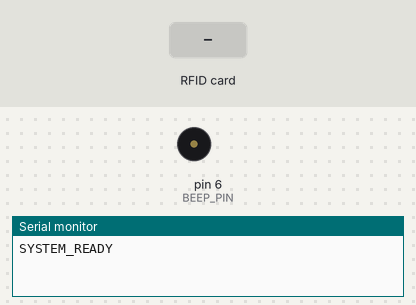
Recording of a sketch running on a simulated Arduino Uno, built with avr-gcc and run on an emulated ATmega328P. Shown: buzzer (waves = sounding), the last lines printed to the serial monitor. The inputs (shaded band) are chosen by the test bench.

Above: at 1.4 s.
1.5 s: RFID card 43 65 C1 27 held to the reader
At 1.6 s:
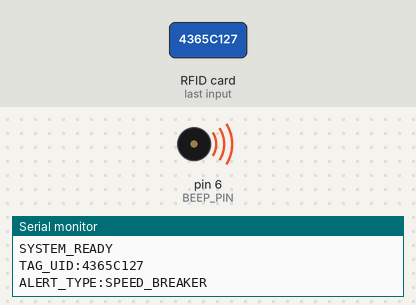
4.5 s: RFID card 43 63 6F 14 held to the reader
At 6.1 s:
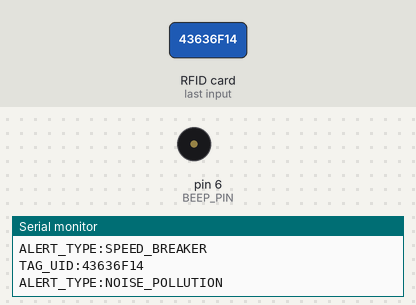
7.5 s: RFID card 5E 7A 19 C4 held to the reader
At 8.2 s:
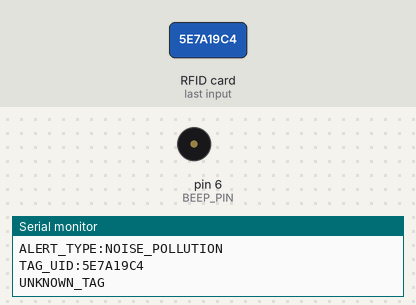
Timing chart, 0 to 10.5 s (numbered marks = the images above; inputs shaded):
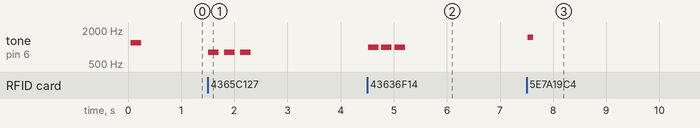

Measured:
- after the input at 1.5 s, tone on pin 6 (BEEP_PIN): alternates 800 Hz for 0.20 s and silent for 0.10 s, 6 changes in all, then stays silent, starting at once
- after the input at 4.5 s, tone on pin 6 (BEEP_PIN): alternates 1000 Hz for 0.20 s and silent for 0.05 s, 6 changes in all, then stays silent, starting at once
- after the input at 7.5 s, tone on pin 6 (BEEP_PIN): silent → 1500 Hz at once, → silent 0.10 s later

The sketch:

traffic_system.ino
```cpp
#include <SPI.h>
#include <MFRC522.h>

#define SS_PIN 10
#define RST_PIN 9
#define BEEP_PIN 6

MFRC522 rfid(SS_PIN, RST_PIN);

// Tag UIDs - replace with your actual tag UIDs
byte speedBreakerTag[4] = {0x43, 0x65, 0xC1, 0x27};
byte noisePollutionTag[4] = {0x43, 0x63, 0x6F, 0x14};

void setup() {
  Serial.begin(115200);
  SPI.begin();
  rfid.PCD_Init();

  pinMode(BEEP_PIN, OUTPUT);
  startupBeep();
  Serial.println("SYSTEM_READY");
}

void loop() {
  if (!rfid.PICC_IsNewCardPresent() || !rfid.PICC_ReadCardSerial()) {
    return;
  }

  String tagID = getTagUID();
  Serial.print("TAG_UID:");
  Serial.println(tagID);

  if (compareTag(tagID, speedBreakerTag)) {
    handleSpeedBreaker();
  } else if (compareTag(tagID, noisePollutionTag)) {
    handleNoisePollution();
  } else {
    Serial.println("UNKNOWN_TAG");
    errorBeep();
  }

  rfid.PICC_HaltA();
  delay(300);
}

String getTagUID() {
  String tagID = "";
  for (byte i = 0; i < rfid.uid.size; i++) {
    tagID += String(rfid.uid.uidByte[i] < 0x10 ? "0" : "");
    tagID += String(rfid.uid.uidByte[i], HEX);
  }
  tagID.toUpperCase();
  return tagID;
}

bool compareTag(String tag1, byte* tag2) {
  String tag2Str = "";
  for (byte i = 0; i < 4; i++) {
    tag2Str += String(tag2[i] < 0x10 ? "0" : "");
    tag2Str += String(tag2[i], HEX);
  }
  tag2Str.toUpperCase();
  return tag1 == tag2Str;
}

void handleSpeedBreaker() {
  Serial.println("ALERT_TYPE:SPEED_BREAKER");
  playThreeBeeps(800, 200, 100);
}

void handleNoisePollution() {
  Serial.println("ALERT_TYPE:NOISE_POLLUTION");
  playThreeBeeps(1000, 200, 50);
}

void startupBeep() {
  tone(BEEP_PIN, 1200, 200);
  delay(200);
  noTone(BEEP_PIN);
}

void errorBeep() {
  tone(BEEP_PIN, 1500, 100);
  delay(100);
  noTone(BEEP_PIN);
}

void playThreeBeeps(int freq, int duration, int gap) {
  for (int i = 0; i < 3; i++) {
    tone(BEEP_PIN, freq, duration);
    delay(duration + gap);
    noTone(BEEP_PIN);
  }
}
```
